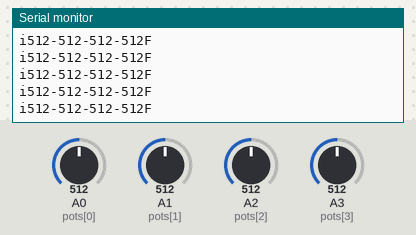
Simulated run of this sketch. Board: Arduino Uno, built with avr-gcc and run on an emulated ATmega328P. Shown: the last lines printed to the serial monitor. Inputs (shaded band) come from the test bench; at power-on: A0 (pots[0]) = 512, A1 (pots[1]) = 512, A2 (pots[2]) = 512, A3 (pots[3]) = 512.

Above: at 1.2 s.
1.3 s: A0 (pots[0]) set to 716
At 1.8 s:
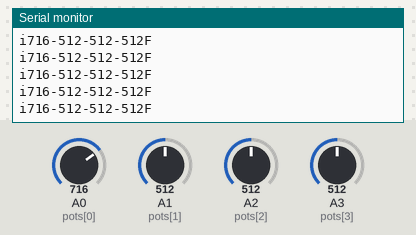
4.3 s: A1 (pots[1]) set to 716
At 5.0 s:
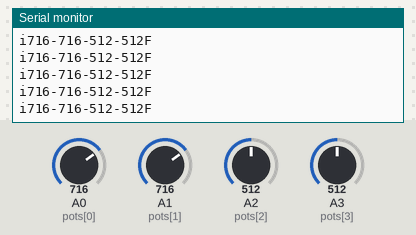
5.8 s: A2 (pots[2]) set to 716
At 6.4 s:
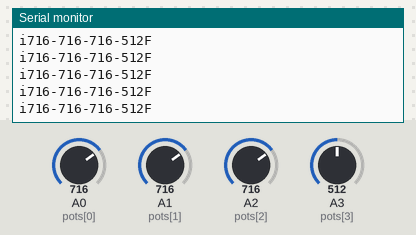
7.3 s: A3 (pots[3]) set to 716
At 8.1 s:
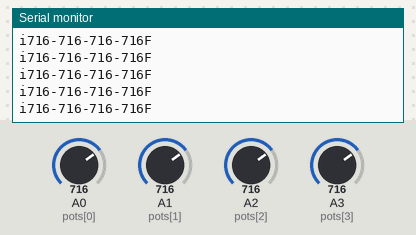
8.8 s: A0 (pots[0]) set to 992
At 9.6 s:
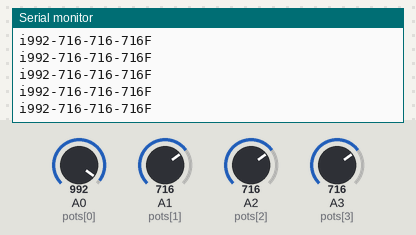
10.3 s: A1 (pots[1]) set to 992
At 11.2 s:
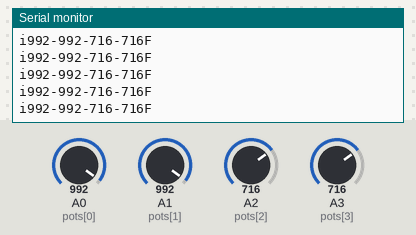
Timing chart, 0 to 12.8 s (numbered marks = the images above; inputs shaded):
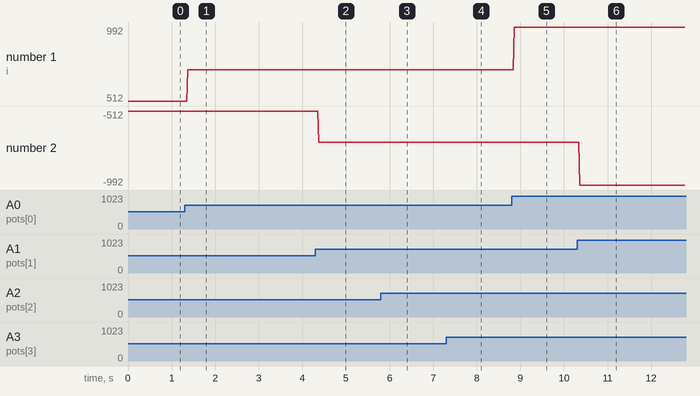

The sketch:

P1_LecturaSensoresRecap.ino
```cpp
// Usar minúsculas para consistencia en nombres de variables
int pots[4] = {A0, A1, A2, A3};
int vals[4];  // Corregir mayúscula inconsistente

void setup() {
  Serial.begin(9600);
  Serial.setTimeout(100);
}

void loop() {                // void faltante y minúscula
  for(int i = 0; i < 4; i++) { // Variable 'i' faltante y espacios
    vals[i] = analogRead(pots[i]);
    delayMicroseconds(1000);  // 1 ms de espera entre lecturas
  }

  String c;
  // Formatear cadena con valores (notar 'F' final mayúscula)
  c = "i" + String(vals[0]) + "-" + String(vals[1])
      + "-" + String(vals[2]) + "-" + String(vals[3]) + "F";

  Serial.println(c);

  delay(10);  // Retardo base de 10 ms
}
```

Measured:
- after the input at 1.3 s, the serial monitor: prints a new line after 0.07 s (image 1)
- after the input at 4.3 s, the serial monitor: prints a new line after 0.07 s (image 2)
- after the input at 5.8 s, the serial monitor: prints a new line after 0.07 s (image 3)
- after the input at 7.3 s, the serial monitor: prints a new line after 0.06 s (image 4)
- after the input at 8.8 s, the serial monitor: prints a new line after 0.06 s (image 5)
- after the input at 10.3 s, the serial monitor: prints a new line after 0.06 s (image 6)
- plotted number 1: 512 → 716 after the input at 1.3 s, 716 → 992 after the input at 8.8 s
- plotted number 2: -512 → -716 after the input at 4.3 s, -716 → -992 after the input at 10.3 s
